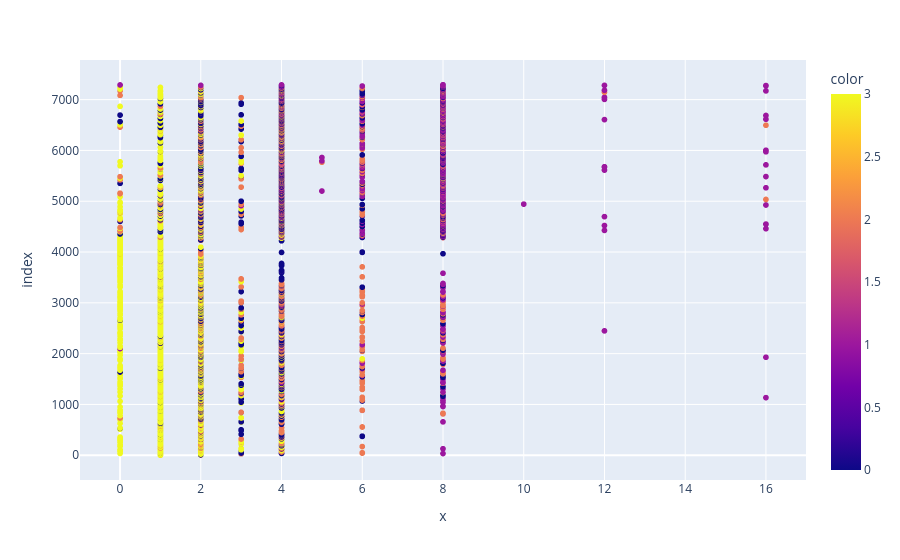

Notebook code for this chart:
### Code cell
px.scatter(data[:, 19], data[:, 19], color=y_pred)

### Figure 1 — Plotly figure (JSON) as saved in the notebook; plotly's stock layout.template omitted (floating-point values rounded to 4 significant figures; data arrays with more than 128 entries replaced by an {"elided": "..."} marker saying what was removed)
{"data": [{"hovertemplate": "x=%{x}<br>index=%{y}<br>color=%{marker.color}<extra></extra>", "legendgroup": "", "marker": {"color": {"elided": "7294 int values"}, "coloraxis": "coloraxis", "symbol": "circle"}, "mode": "markers", "name": "", "showlegend": false, "type": "scattergl", "x": {"elided": "7294 float values"}, "xaxis": "x", "y": {"elided": "7294 int values"}, "yaxis": "y"}], "layout": {"coloraxis": {"colorbar": {"title": {"text": "color"}}, "colorscale": [[0, "#0d0887"], [0.1111, "#46039f"], [0.2222, "#7201a8"], [0.3333, "#9c179e"], [0.4444, "#bd3786"], [0.5556, "#d8576b"], [0.6667, "#ed7953"], [0.7778, "#fb9f3a"], [0.8889, "#fdca26"], [1, "#f0f921"]]}, "legend": {"tracegroupgap": 0}, "margin": {"t": 60}, "xaxis": {"anchor": "y", "domain": [0, 1], "title": {"text": "x"}}, "yaxis": {"anchor": "x", "domain": [0, 1], "title": {"text": "index"}}}}
